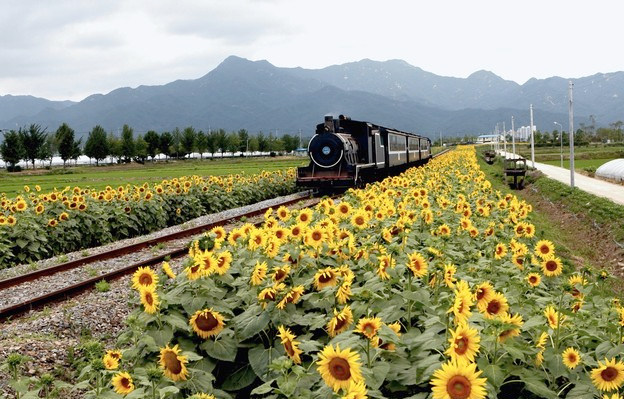
#> input picture hw5_release/train.jpg, 624 x 399 px; the run also reads 1 picture not shown here
$ jupyter execute --allow-errors solution_hw5.ipynb   (shell and % lines are left out)   (older library calls are emulated)
#> lines starting #> are read from the running program, lines starting #| are printed output that depends on the picture
### hw5_release/segmentation.py
# -*- coding: utf-8 -*-

import numpy as np
import random
from scipy.spatial.distance import squareform, pdist
from skimage.util import img_as_float

### Clustering Methods
def kmeans(features, k, num_iters=100):
    """ Use kmeans algorithm to group features into k clusters.

    K-Means algorithm can be broken down into following steps:
        1. Randomly initialize cluster centers
        2. Assign each point to the closest center
        3. Compute new center of each cluster
        4. Stop if cluster assignments did not change
        5. Go to step 2

    Args:
        features - Array of N features vectors. Each row represents a feature
            vector.
        k - Number of clusters to form.
        num_iters - Maximum number of iterations the algorithm will run.

    Returns:
        assignments - Array representing cluster assignment of each point.
            (e.g. i-th point is assigned to cluster assignments[i])
    """

    N, D = features.shape

    assert N >= k, 'Number of clusters cannot be greater than number of points'

    # Randomly initalize cluster centers
    idxs = np.random.choice(N, size=k, replace=False)
    centers = features[idxs]
    assignments = np.zeros(N)
    new_assignments = np.zeros(N)

    for n in range(num_iters):
        ### YOUR CODE HERE
        # 2. Assign each point to the closest center
        for i in range(N):
            distance = np.linalg.norm(centers - features[i], axis = 1) # 注意axis = 1，对每行计算范数
            new_assignments[i] = np.argmin(distance)
        # 3. Compute new center of each cluster
        for i in range(k):
            points_in_cluster = features[np.where(i == new_assignments)]
            if len(points_in_cluster) != 0:
                centers[i] = np.mean(points_in_cluster,axis = 0) # 注意axis = 0，对列计算平均值
        # 4. Stop if cluster assignments did not change
        if np.allclose(new_assignments, assignments):
            assignments = new_assignments.copy()
            break
        else:
            assignments = new_assignments.copy()
        ### END YOUR CODE

    return assignments

def kmeans_fast(features, k, num_iters=100):
    """ Use kmeans algorithm to group features into k clusters.

    This function makes use of numpy functions and broadcasting to speed up the
    first part(cluster assignment) of kmeans algorithm.

    Hints
    - You may find np.repeat and np.argmin useful

    Args:
        features - Array of N features vectors. Each row represents a feature
            vector.
        k - Number of clusters to form.
        num_iters - Maximum number of iterations the algorithm will run.

    Returns:
        assignments - Array representing cluster assignment of each point.
            (e.g. i-th point is assigned to cluster assignments[i])
    """

    N, D = features.shape

    assert N >= k, 'Number of clusters cannot be greater than number of points'

    # Randomly initalize cluster centers
    idxs = np.random.choice(N, size=k, replace=False)
    centers = features[idxs]
    assignments = np.zeros(N)

    for n in range(num_iters):
        ### YOUR CODE HERE
        # 2. Assign each point to the closest center
        # 改进部分
        distance = np.zeros([N,k])
        for i in range(k):
            distance[:,i] = np.linalg.norm(features - centers[i], axis = 1) # 注意axis = 1，对每行计算范数
        new_assignments = np.argmin(distance, axis = 1)
        # 3. Compute new center of each cluster
        for i in range(k):
            points_in_cluster = features[np.where(i == new_assignments)]
            if len(points_in_cluster) != 0:
                centers[i] = np.mean(points_in_cluster,axis = 0) # 注意axis = 0，对列计算平均值
        # 4. Stop if cluster assignments did not change
        if np.allclose(new_assignments, assignments):
            assignments = new_assignments.copy()
            break
        else:
            assignments = new_assignments.copy()
        ### END YOUR CODE

    return assignments


def hierarchical_clustering(features, k):
    """ Run the hierarchical agglomerative clustering algorithm.

    The algorithm is conceptually simple:

    Assign each point to its own cluster
    While the number of clusters is greater than k:
        Compute the distance between all pairs of clusters
        Merge the pair of clusters that are closest to each other

    We will use Euclidean distance to defeine distance between two clusters.

    Recomputing the centroids of all clusters and the distances between all
    pairs of centroids at each step of the loop would be very slow. Thankfully
    most of the distances and centroids remain the same in successive
    iterations of the outer loop; therefore we can speed up the computation by
    only recomputing the centroid and distances for the new merged cluster.

    Even with this trick, this algorithm will consume a lot of memory and run
    very slowly when clustering large set of points. In practice, you probably
    do not want to use this algorithm to cluster more than 10,000 points.

    Args:
        features - Array of N features vectors. Each row represents a feature
            vector.
        k - Number of clusters to form.

    Returns:
        assignments - Array representing cluster assignment of each point.
            (e.g. i-th point is assigned to cluster assignments[i])
    """


    N, D = features.shape

    assert N >= k, 'Number of clusters cannot be greater than number of points'

    # Assign each point to its own cluster
    assignments = np.arange(N)
    centers = np.copy(features)
    n_clusters = N

    while n_clusters > k:
        ### YOUR CODE HERE
        # Compute the distance between all pairs of clusters
        distance = np.zeros([n_clusters - 1,n_clusters])
        for i in range(n_clusters):
            temp = np.delete(centers,i,axis = 0)
            distance[:,i] = np.linalg.norm(temp - centers[i], axis = 1)
        # Merge the pair of clusters that are closest to each other
        closest_index = np.array(np.unravel_index(np.argmin(distance,axis=None),distance.shape)) #找到最小值所在行列
        if closest_index[0] >= closest_index[1]:
            #print(closest_index[0])
            closest_index[0] = closest_index[0] + 1
        new_center = (centers[closest_index[0]] + centers[closest_index[1]]) / 2.0
        new_center = new_center.reshape([1,2])
        centers = np.delete(centers,[closest_index[0],closest_index[1]],axis = 0)
        centers = np.r_[centers,new_center]
        n_clusters -= 1
    distance = np.zeros([N,k])
    for i in range(k):
        distance[:,i] = np.linalg.norm(features - centers[i], axis = 1) # 注意axis = 1，对每行计算范数
    assignments = np.argmin(distance, axis = 1)
        ### END YOUR CODE

    return assignments


### Pixel-Level Features
def color_features(img):
    """ Represents a pixel by its color.

    Args:
        img - array of shape (H, W, C)

    Returns:
        features - array of (H * W, C)
    """
    H, W, C = img.shape
    img = img_as_float(img)
    features = np.zeros((H*W, C))

    ### YOUR CODE HERE
    features = img.reshape([-1, C])
    ### END YOUR CODE

    return features

def color_position_features(img):
    """ Represents a pixel by its color and position.

    Combine pixel's RGB value and xy coordinates into a feature vector.
    i.e. for a pixel of color (r, g, b) located at position (x, y) in the
    image. its feature vector would be (r, g, b, x, y).
    Don't forget to normalize features.

    Hints
    - You may find np.mgrid and np.dstack useful
    - You may use np.mean and np.std

    Args:
        img - array of shape (H, W, C)

    Returns:
        features - array of (H * W, C+2)
    """
    H, W, C = img.shape
    color = img_as_float(img)
    features = np.zeros((H*W, C+2))

    ### YOUR CODE HERE
    features[:,:C] = img.reshape([-1,C])
    features[:,C] = np.mgrid[0:H,0:W][0].reshape((H*W,))
    features[:,C+1] = np.mgrid[0:H,0:W][1].reshape((H*W,))
    features -= np.mean(features, axis=0)
    features /= np.std(features, axis=0)
    ### END YOUR CODE

    return features

def my_features(img):
    """ Implement your own features

    Args:
        img - array of shape (H, W, C)

    Returns:
        features - array of (H * W, C)
    """
    features = None
    ### YOUR CODE HERE
    pass
    ### END YOUR CODE
    return features


### Quantitative Evaluation
def compute_accuracy(mask_gt, mask):
    """ Compute the pixel-wise accuracy of a foreground-background segmentation
        given a ground truth segmentation.

    Args:
        mask_gt - The ground truth foreground-background segmentation. A
            logical of size H x W where mask_gt[y, x] is 1 if and only if
            pixel (y, x) of the original image was part of the foreground.
        mask - The estimated foreground-background segmentation. A logical
            array of the same size and format as mask_gt.

    Returns:
        accuracy - The fraction of pixels where mask_gt and mask agree. A
            bigger number is better, where 1.0 indicates a perfect segmentation.
    """

    accuracy = None
    ### YOUR CODE HERE
    H,W = mask.shape
    accuracy = np.sum(mask_gt == mask) / float(H*W)
    ### END YOUR CODE

    return accuracy

def evaluate_segmentation(mask_gt, segments):
    """ Compare the estimated segmentation with the ground truth.

    Note that 'mask_gt' is a binary mask, while 'segments' contain k segments.
    This function compares each segment in 'segments' with the ground truth and
    outputs the accuracy of the best segment.

    Args:
        mask_gt - The ground truth foreground-background segmentation. A
            logical of size H x W where mask_gt[y, x] is 1 if and only if
            pixel (y, x) of the original image was part of the foreground.
        segments - An array of the same size as mask_gt. The value of a pixel
            indicates the segment it belongs.

    Returns:
        best_accuracy - Accuracy of the best performing segment.
            0 <= accuracy <= 1, where 1.0 indicates a perfect segmentation.
    """

    num_segments = np.max(segments) + 1
    best_accuracy = 0

    # Compare each segment in 'segments' with the ground truth
    for i in range(num_segments):
        mask = (segments == i).astype(int)
        accuracy = compute_accuracy(mask_gt, mask)
        best_accuracy = max(accuracy, best_accuracy)

    return best_accuracy

### hw5_release/utils.py
import numpy as np
import matplotlib.pyplot as plt
from skimage.util import img_as_float
from skimage import transform
from skimage import io

from segmentation import *

import os

def visualize_mean_color_image(img, segments):

    img = img_as_float(img)
    k = np.max(segments) + 1
    mean_color_img = np.zeros(img.shape)

    for i in range(k):
        mean_color = np.mean(img[segments == i], axis=0)
        mean_color_img[segments == i] = mean_color

    plt.imshow(mean_color_img)
    plt.axis('off')
    plt.show()

def compute_segmentation(img, k,
        clustering_fn=kmeans_fast,
        feature_fn=color_position_features,
        scale=0):
    """ Compute a segmentation for an image.

    First a feature vector is extracted from each pixel of an image. Next a
    clustering algorithm is applied to the set of all feature vectors. Two
    pixels are assigned to the same segment if and only if their feature
    vectors are assigned to the same cluster.

    Args:
        img - An array of shape (H, W, C) to segment.
        k - The number of segments into which the image should be split.
        clustering_fn - The method to use for clustering. The function should
            take an array of N points and an integer value k as input and
            output an array of N assignments.
        feature_fn - A function used to extract features from the image.
        scale - (OPTIONAL) parameter giving the scale to which the image
            should be in the range 0 < scale <= 1. Setting this argument to a
            smaller value will increase the speed of the clustering algorithm
            but will cause computed segments to be blockier. This setting is
            usually not necessary for kmeans clustering, but when using HAC
            clustering this parameter will probably need to be set to a value
            less than 1.
    """

    assert scale <= 1 and scale >= 0, \
        'Scale should be in the range between 0 and 1'

    H, W, C = img.shape

    if scale > 0:
        # Scale down the image for faster computation.
        img = transform.rescale(img, scale)

    features = feature_fn(img)
    assignments = clustering_fn(features, k)
    segments = assignments.reshape((img.shape[:2]))

    if scale > 0:
        # Resize segmentation back to the image's original size
        segments = transform.resize(segments, (H, W), preserve_range=True)

        # Resizing results in non-interger values of pixels.
        # Round pixel values to the closest interger
        segments = np.rint(segments).astype(int)

    return segments


def load_dataset(data_dir):
    """
    This function assumes 'gt' directory contains ground truth segmentation
    masks for images in 'imgs' dir. The segmentation mask for image
    'imgs/aaa.jpg' is 'gt/aaa.png'
    """

    imgs = []
    gt_masks = []

    # Load all the images under 'data_dir/imgs' and corresponding
    # segmentation masks under 'data_dir/gt'.
    for fname in sorted(os.listdir(os.path.join(data_dir, 'imgs'))):
        if fname.endswith('.jpg'):
            # Load image
            img = io.imread(os.path.join(data_dir, 'imgs', fname))
            imgs.append(img)

            # Load corresponding gt segmentation mask
            mask_fname = fname[:-4] + '.png'
            gt_mask = io.imread(os.path.join(data_dir, 'gt', mask_fname))
            gt_mask = (gt_mask != 0).astype(int) # Convert to binary mask (0s and 1s)
            gt_masks.append(gt_mask)

    return imgs, gt_masks

### hw5_release/solution_hw5.ipynb
# Homework 5
*This notebook includes both coding and written questions. Please hand in this notebook file with all the outputs and your answers to the written questions.*

This assignment covers K-Means and HAC methods for clustering.

[cell 1]
# Setup
from time import time
import numpy as np
import matplotlib.pyplot as plt
from matplotlib import rc
from skimage import io

from __future__ import print_function

plt.rcParams['figure.figsize'] = (15.0, 12.0) # set default size of plots
plt.rcParams['image.interpolation'] = 'nearest'
plt.rcParams['image.cmap'] = 'gray'

# for auto-reloading extenrnal modules

## Introduction
In this assignment, you will use clustering algorithms to segment images. You will then use these segmentations to identify foreground and background objects.

Your assignment will involve the following subtasks:
- **Clustering algorithms**: Implement K-Means clustering and Hierarchical Agglomerative Clustering.
- **Pixel-level features**: Implement a feature vector that combines color and position information and implement feature normalization.
- **Quantitative Evaluation**: Evaluate segmentation algorithms with a variety of parameter settings by comparing your computed segmentations against a dataset of ground-truth segmentations.

## 1 Clustering Algorithms (40 points)

[cell 2]
# Generate random data points for clustering

# Cluster 1
mean1 = [-1, 0]
cov1 = [[0.1, 0], [0, 0.1]]
X1 = np.random.multivariate_normal(mean1, cov1, 100)

# Cluster 2
mean2 = [0, 1]
cov2 = [[0.1, 0], [0, 0.1]]
X2 = np.random.multivariate_normal(mean2, cov2, 100)

# Cluster 3
mean3 = [1, 0]
cov3 = [[0.1, 0], [0, 0.1]]
X3 = np.random.multivariate_normal(mean3, cov3, 100)

# Cluster 4
mean4 = [0, -1]
cov4 = [[0.1, 0], [0, 0.1]]
X4 = np.random.multivariate_normal(mean4, cov4, 100)

# Merge two sets of data points
X = np.concatenate((X1, X2, X3, X4))

# Plot data points
plt.scatter(X[:, 0], X[:, 1])
plt.axis('equal')
plt.show()
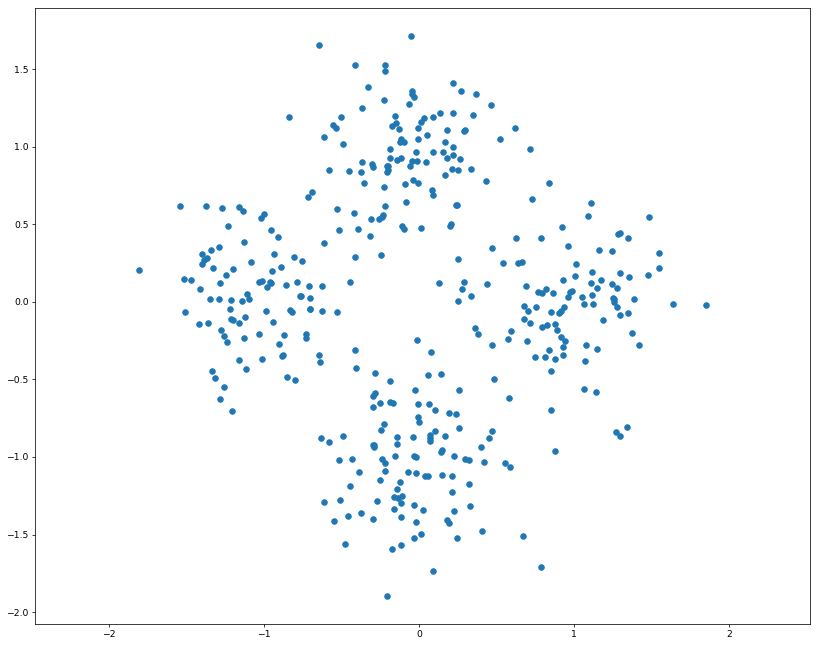
#> figure drawn by matplotlib, 1 panel

### 1.1 K-Means Clustering (20 points)
As discussed in class, K-Means is one of the most popular clustering algorithms. We have provided skeleton code for K-Means clustering in the file `segmentation.py`. Your first task is to finish implementing **`kmeans`** in `segmentation.py`. This version uses nested for loops to assign points to the closest centroid and compute new mean of each cluster.

[cell 3]
from segmentation import kmeans

np.random.seed(0)
start = time()
assignments = kmeans(X, 4)
end = time()

kmeans_runtime = end - start

print("kmeans running time: %f seconds." % kmeans_runtime)

for i in range(4):
    cluster_i = X[assignments==i]
    plt.scatter(cluster_i[:, 0], cluster_i[:, 1])

plt.axis('equal')
plt.show()
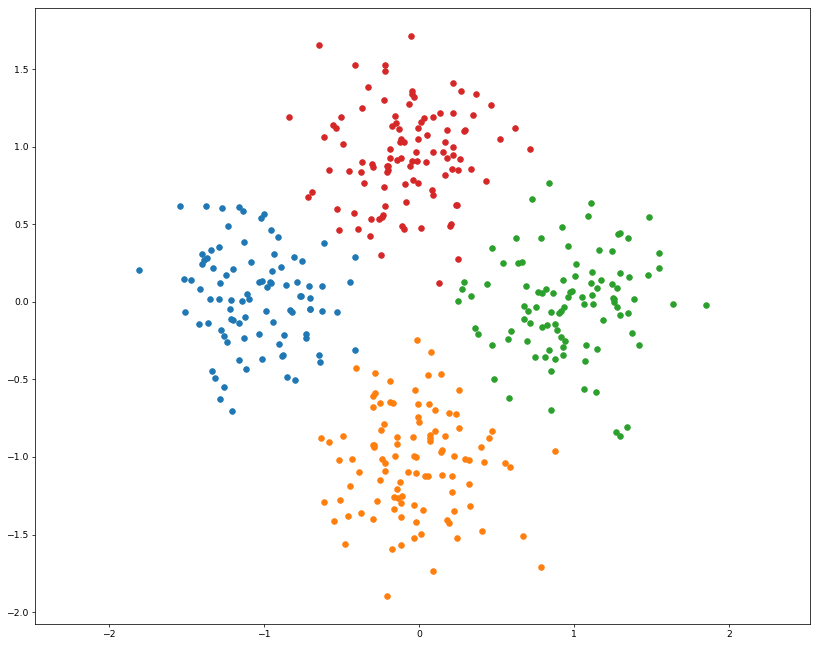
#> figure drawn by matplotlib, 1 panel

We can use numpy functions and broadcasting to make kmeans faster. Implement **`kmeans_fast`** in `segmentation.py`. This should run at least 10 times faster than the previous implementation.

[cell 4]
from segmentation import kmeans_fast

np.random.seed(0)
start = time()
assignments = kmeans_fast(X, 4)
end = time()

kmeans_fast_runtime = end - start
print("kmeans running time: %f seconds." % kmeans_fast_runtime)
print("%f times faster!" % (kmeans_runtime / kmeans_fast_runtime))

for i in range(4):
    cluster_i = X[assignments==i]
    plt.scatter(cluster_i[:, 0], cluster_i[:, 1])

plt.axis('equal')
plt.show()

### 1.2 Hierarchical Agglomerative Clustering (20 points)
Another simple clustering algorithm is Hieararchical Agglomerative Clustering, which is somtimes abbreviated as HAC. In this algorithm, each point is initially assigned to its own cluster. Then cluster pairs are merged until we are left with the desired number of predetermined clusters (see Algorithm 1).

Implement **`hiererachical_clustering`** in `segmentation.py`.

[cell 5]
from segmentation import hierarchical_clustering

start = time()
assignments = hierarchical_clustering(X, 4)
end = time()

print("hierarchical_clustering running time: %f seconds." % (end - start))

for i in range(4):
    cluster_i = X[assignments==i]
    plt.scatter(cluster_i[:, 0], cluster_i[:, 1])

plt.axis('equal')
plt.show()
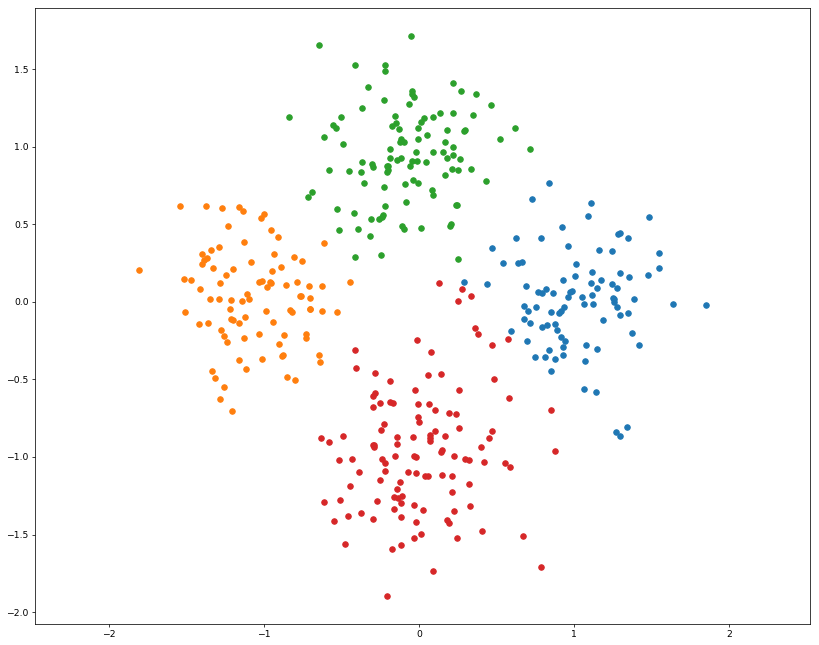
#> figure drawn by matplotlib, 1 panel

## 2 Pixel-Level Features (30 points)
Before we can use a clustering algorithm to segment an image, we must compute some *feature vectore* for each pixel. The feature vector for each pixel should encode the qualities that we cae about in a good segmentation. More concretely, for a pair of pixels $p_i$ and $p_j$ with corresponding feature vectors $f_i$ and $f_j$, the distance between $f_i$ and $f_j$ should be small if we believe that $p_i$ and $p_j$ should be placed in the same segment and large otherwise.

[cell 6]
# Load and display image
img = io.imread('train.jpg')
#> img is the input picture: shape (399, 624, 3); mean R, G, B 149.1, 147.6, 117.4
H, W, C = img.shape

plt.imshow(img)
plt.axis('off')
plt.show()

### 2.1 Color Features (15 points)
One of the simplest possible feature vectors for a pixel is simply the vector of colors for that pixel. Implement **`color_features`** in `segmentation.py`. Output should look like the following:

[cell 7]
from segmentation import color_features
np.random.seed(0)

features = color_features(img)

# Sanity checks
assert features.shape == (H * W, C),\
    "Incorrect shape! Check your implementation."

assert features.dtype == np.float,\
    "dtype of color_features should be float."

assignments = kmeans_fast(features, 8)
segments = assignments.reshape((H, W))
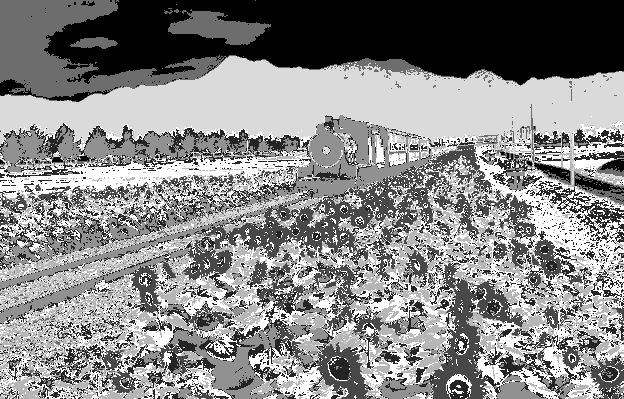
#> segments: shape (399, 624) int64; min 0, max 7, mean 3.78; drawn with min black and max white

# Display segmentation
plt.imshow(segments, cmap='viridis')
plt.axis('off')
plt.show()

In the cell below, we visualize each segment as the mean color of pixels in the segment.

[cell 8]
from utils import visualize_mean_color_image
visualize_mean_color_image(img, segments)
#> in visualize_mean_color_image, `k = np.max(segments) + 1`: k = 8
#> (the rest of the program and of its run is left out)
